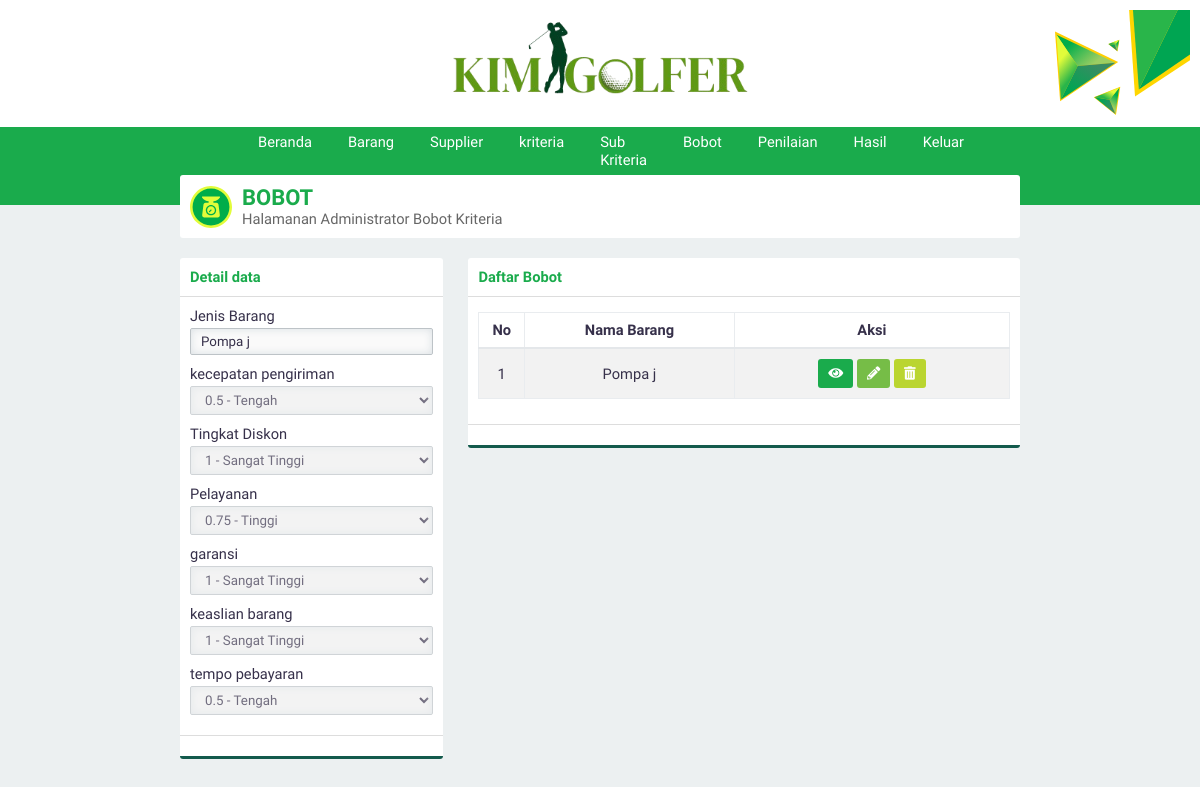
/?page=bobot&aksi=lihat&id=1 (signed in), run on the app's committed database.
### tables this page shows
CREATE TABLE `jenis_barang` (
  `id_jenisbarang` int(3) NOT NULL,
  `namaBarang` varchar(30) NOT NULL
);

CREATE TABLE `bobot_kriteria` (
  `id_bobotkriteria` int(3) NOT NULL,
  `id_jenisbarang` int(3) NOT NULL,
  `id_kriteria` int(3) NOT NULL,
  `bobot` float NOT NULL
);

CREATE TABLE `kriteria` (
  `id_kriteria` int(3) NOT NULL,
  `namaKriteria` varchar(30) NOT NULL,
  `sifat` enum('Benefit','Cost') NOT NULL
);

### page/lihatbobot.php (the view, shortened to what this page needs)
<?php
$listWeight=array(
    array("nama"=>"0 - Sangat Rendah","nilai"=>0),
    array("nama"=>"0.25 - Rendah","nilai"=>0.25),
    array("nama"=>"0.5 - Tengah","nilai"=>0.5),
    array("nama"=>"0.75 - Tinggi","nilai"=>0.75),
    array("nama"=>"1 - Sangat Tinggi","nilai"=>1),
);
$id=htmlspecialchars(@$_GET['id']);
$querylihat="SELECT id_jenisbarang,bobot,id_bobotkriteria,kriteria.namaKriteria AS namaKriteria FROM bobot_kriteria INNER JOIN kriteria USING(id_kriteria) WHERE id_jenisbarang='$id'";
?>
<div class="panel-top">
    <b class="text-green">Detail data</b>
</div>
<form>
    <div class="panel-middle">
        <div class="group-input">
            <?php
            $query="SELECT namaBarang FROM jenis_barang WHERE id_jenisbarang='$id'";
            $execute=$konek->query($query);
            $data=$execute->fetch_array(MYSQLI_ASSOC);
            ?>
            <div class="group-input">
                <label for="jenisbarang">Jenis Barang</label>
                <input class="form-custom" value="<?php echo $data['namaBarang'];?>" disabled type="text" autocomplete="off" required name="jenisbarang" id="jenisbarang" placeholder="jenisbarang">
            </div>
        </div>
        <?php
        $execute2=$konek->query($querylihat);
        while($data=$execute2->fetch_array(MYSQLI_ASSOC)){
            echo "<div class=\"group-input\">
                    <label for=\"$data[namaKriteria]\">$data[namaKriteria]</label>
                    <input type='hidden' value=\"$data[id_bobotkriteria]\" name=\"id[]\">
                    <select class=\"form-custom\" disabled required name=\"bobot[]\" id=\"$data[namaKriteria]\">";
                foreach ($listWeight as $key) {
                    if ($key['nilai']==$data['bobot']) {
                        $selected="selected";
                    }else{
                        $selected=null;
                    }
                    echo "<option $selected value=\"$key[nilai]\">$key[nama]</option>";
                }
            echo "</select>
            </div>
                ";
        }
        ?>
    </div>
    <div class="panel-bottom">
    </div>
</form>

### asset/css/style.css (style rules this page uses)
* { padding: 0; margin: 0; font-family: 'Work Sans', sans-serif; color: #36304A; font-weight: 500; letter-spacing: normal; }
b, h1, h2, h3, h4, h5 { padding: 0; font-weight: 600 !important; margin: 0.83em 0em; }
.text-green { color: #1aab4c !important; }
input, select { border: none; width: 100%; }
.form-custom { padding: 5px 10px; border: solid 1px #BDC3C7; -webkit-border-radius: 2px; -moz-border-radius: 2px; border-radius: 2px; box-sizing: border-box; box-shadow: inset 0 0 8px #d9dfe3; margin: 3px 0 10px 0; }
.panel-top { padding: 10px; box-sizing: padding-box; border-bottom: solid 1px #dddddd; }
.panel-middle { padding: 10px; box-sizing: padding-box; }
.panel-bottom { padding: 10px; border-bottom: solid 3px #135a4c; border-top: solid 1px #dddddd; }
body { background-color: #ECF0F1; display: flex; width: 100vw; height: 100vh; align-items: center; flex-direction: column; overflow-x: hidden; font-size: 11pt; }

### data on the page
jenis_barang: jenisbarang "Pompa j"
bobot_kriteria: id_kriteria.namaKriteria "kecepatan pengiriman", id_kriteria.namaKriteria "0.5 - Tengah"
bobot_kriteria: id_kriteria.namaKriteria "Tingkat Diskon", id_kriteria.namaKriteria "1 - Sangat Tinggi"
bobot_kriteria: id_kriteria.namaKriteria "Pelayanan", id_kriteria.namaKriteria "0.75 - Tinggi"
bobot_kriteria: id_kriteria.namaKriteria "garansi", id_kriteria.namaKriteria "1 - Sangat Tinggi"
bobot_kriteria: id_kriteria.namaKriteria "keaslian barang", id_kriteria.namaKriteria "1 - Sangat Tinggi"
bobot_kriteria: id_kriteria.namaKriteria "tempo pebayaran", id_kriteria.namaKriteria "0.5 - Tengah"

### other printed values
$data[namaBarang] "Pompa j"
